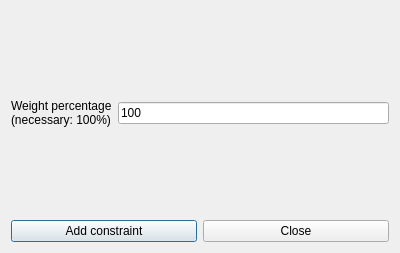
<?xml version="1.0" encoding="UTF-8"?>
<ui version="4.0">
 <class>AddConstraintTeachersMaxTwoConsecutiveAfternoonsForm_template</class>
 <widget class="QDialog" name="AddConstraintTeachersMaxTwoConsecutiveAfternoonsForm_template">
  <property name="geometry">
   <rect>
    <x>0</x>
    <y>0</y>
    <width>400</width>
    <height>253</height>
   </rect>
  </property>
  <property name="windowTitle">
   <string extracomment="This is the title of the dialog to add a new constraint of this type">Add teachers max two consecutive afternoons</string>
  </property>
  <layout class="QVBoxLayout" name="verticalLayout_2">
   <item>
    <spacer name="verticalSpacer">
     <property name="orientation">
      <enum>Qt::Vertical</enum>
     </property>
     <property name="sizeHint" stdset="0">
      <size>
       <width>20</width>
       <height>27</height>
      </size>
     </property>
    </spacer>
   </item>
   <item>
    <layout class="QHBoxLayout" name="horizontalLayout_2">
     <item>
      <widget class="QLabel" name="weightTextLabel">
       <property name="frameShape">
        <enum>QFrame::NoFrame</enum>
       </property>
       <property name="frameShadow">
        <enum>QFrame::Plain</enum>
       </property>
       <property name="text">
        <string>Weight percentage
(necessary: 100%)</string>
       </property>
       <property name="wordWrap">
        <bool>false</bool>
       </property>
      </widget>
     </item>
     <item>
      <widget class="QLineEdit" name="weightLineEdit">
       <property name="text">
        <string notr="true">100</string>
       </property>
      </widget>
     </item>
    </layout>
   </item>
   <item>
    <spacer name="verticalSpacer_3">
     <property name="orientation">
      <enum>Qt::Vertical</enum>
     </property>
     <property name="sizeHint" stdset="0">
      <size>
       <width>20</width>
       <height>27</height>
      </size>
     </property>
    </spacer>
   </item>
   <item>
    <layout class="QHBoxLayout" name="horizontalLayout">
     <item>
      <widget class="QPushButton" name="addConstraintPushButton">
       <property name="text">
        <string>Add constraint</string>
       </property>
      </widget>
     </item>
     <item>
      <widget class="QPushButton" name="closePushButton">
       <property name="text">
        <string>Close</string>
       </property>
      </widget>
     </item>
    </layout>
   </item>
  </layout>
 </widget>
 <layoutdefault spacing="6" margin="11"/>
 <resources/>
 <connections/>
</ui>
